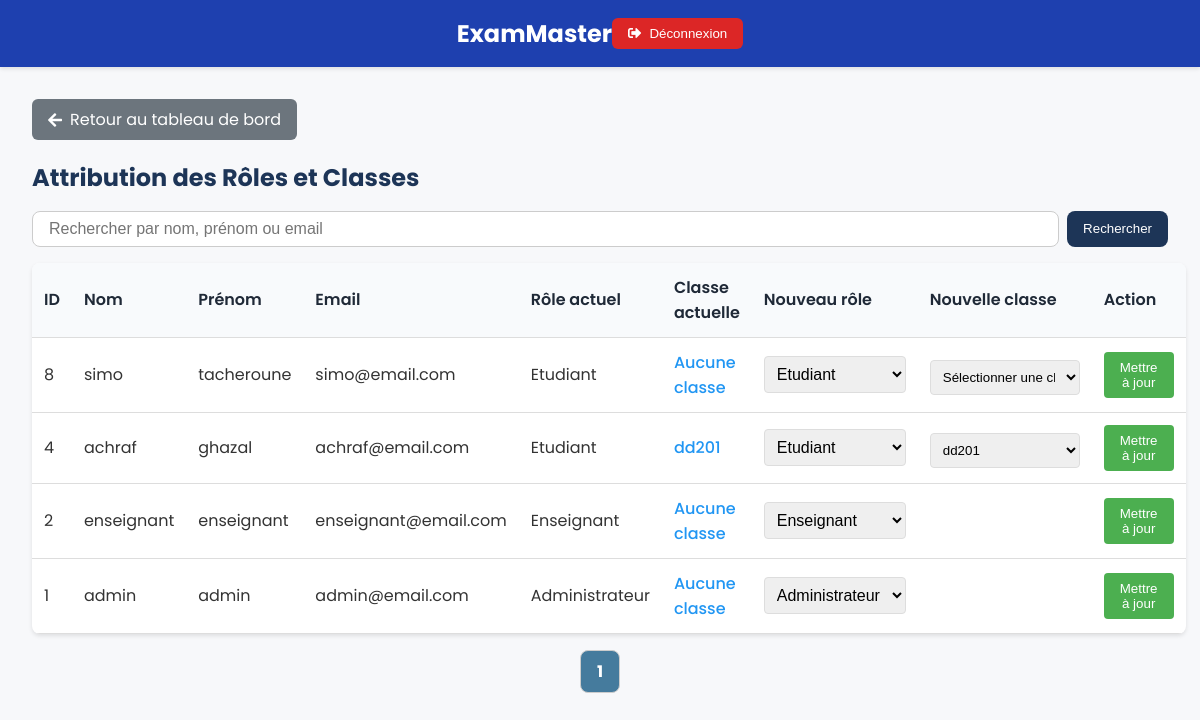
The page /admin/attribuer_role.php (signed in) on the database as committed earlier.
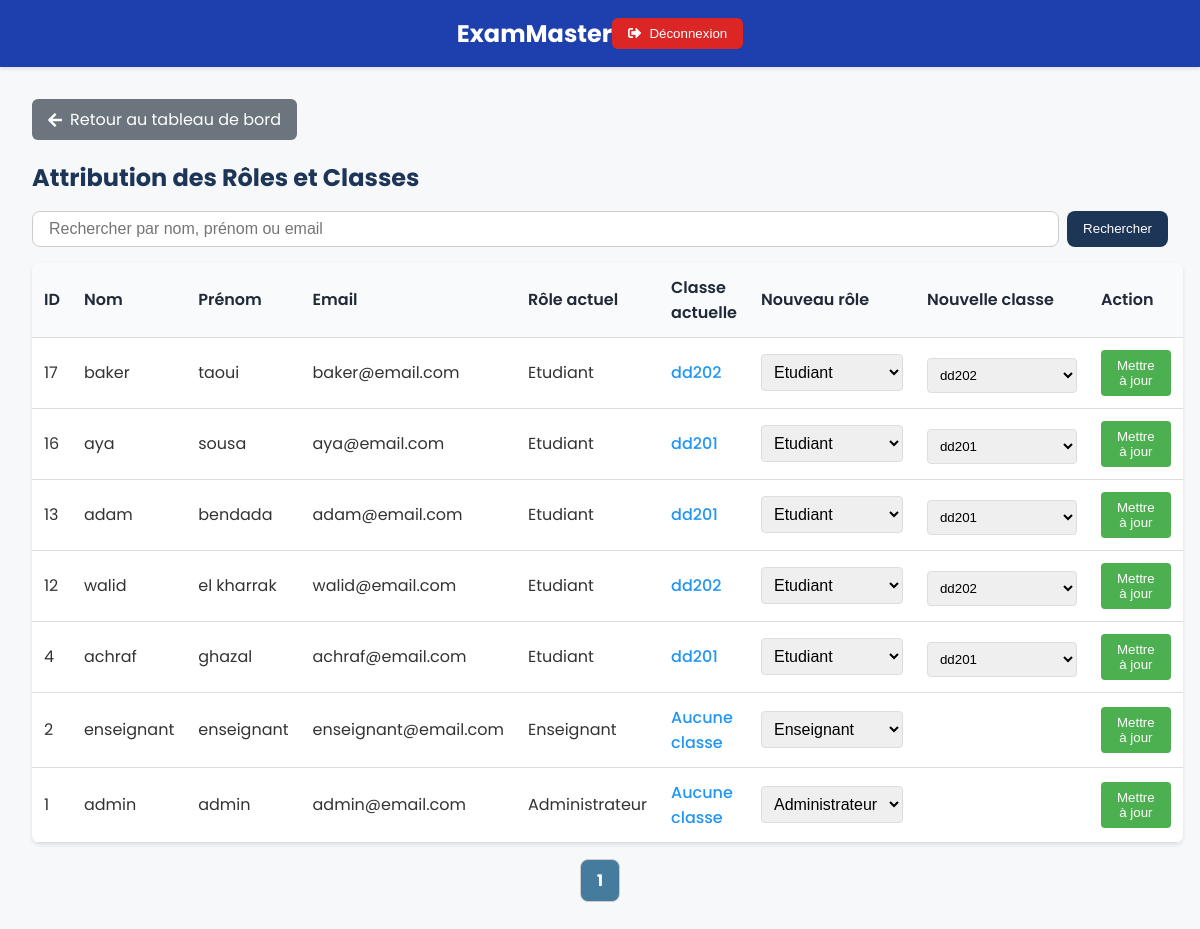
The same page on the database as committed later.
### tables this page shows
CREATE TABLE `users` (
  `id` int(11) NOT NULL,
  `firstname` varchar(100) NOT NULL,
  `lastname` varchar(100) NOT NULL,
  `email` varchar(100) NOT NULL,
  `password` varchar(255) NOT NULL,
  `role` enum('Administrateur','Enseignant','Etudiant') NOT NULL,
  `created_at` timestamp NULL DEFAULT current_timestamp(),
  `updated_at` timestamp NULL DEFAULT current_timestamp() ON UPDATE current_timestamp(),
  `deleted_at` timestamp NULL DEFAULT NULL,
  `status` enum('pending','approved','rejected') DEFAULT NULL
);

### admin/attribuer_role.php (the view, shortened to what the changed rows need)
<?php
require_once '../config/connection.php';
$users_per_page = 10;
$page = isset($_GET['page']) ? (int)$_GET['page'] : 1;
$offset = ($page - 1) * $users_per_page;
$search = isset($_GET['search']) ? $_GET['search'] : '';
$search_condition = '';
$params = [];
$count_query = "SELECT COUNT(*) FROM users u " . $search_condition;
$stmt = $conn->prepare($count_query);
$stmt->execute($params);
$total_users = $stmt->fetchColumn();
$total_pages = ceil($total_users / $users_per_page);
$query = "SELECT u.id, u.firstname, u.lastname, u.email, u.role,
          GROUP_CONCAT(c.name) as class_names, GROUP_CONCAT(c.id) as class_ids
          FROM users u
          LEFT JOIN class_student cs ON u.id = cs.student_id
          LEFT JOIN classes c ON cs.class_id = c.id
          " . $search_condition . "
          GROUP BY u.id
          ORDER BY u.id DESC LIMIT $users_per_page OFFSET $offset";
$stmt = $conn->prepare($query);
$stmt->execute($params);
$users = $stmt->fetchAll(PDO::FETCH_ASSOC);
$classes_query = "SELECT id, name FROM classes WHERE name IN ('dd201', 'dd202') ORDER BY name";
$stmt = $conn->prepare($classes_query);
$stmt->execute();
$classes = $stmt->fetchAll(PDO::FETCH_ASSOC);
?>
<!DOCTYPE html>
<html lang="fr">
<head>
    <link rel="stylesheet" href="../assets/css/attribuer_role.css">
    <link rel="stylesheet" href="https://cdnjs.cloudflare.com/ajax/libs/font-awesome/5.15.4/css/all.min.css">
</head>
<body>
    <div class="container">     <br>
        <div class="role-management">
            <h2>Attribution des Rôles et Classes</h2>
            <table class="role-table">
                <thead>
                    <tr>
                        <th>ID</th>
                        <th>Nom</th>
                        <th>Prénom</th>
                        <th>Email</th>
                        <th>Rôle actuel</th>
                        <th>Classe actuelle</th>
                        <th>Nouveau rôle</th>
                        <th>Nouvelle classe</th>
                        <th>Action</th>
                    </tr>
                </thead>
                <tbody>
                    <?php foreach ($users as $user): ?>
                        <tr>
                            <td><?php echo htmlspecialchars($user['id']); ?></td>
                            <td><?php echo htmlspecialchars($user['firstname']); ?></td>
                            <td><?php echo htmlspecialchars($user['lastname']); ?></td>
                            <td><?php echo htmlspecialchars($user['email']); ?></td>
                            <td><?php echo htmlspecialchars($user['role']); ?></td>
                            <td class="current-class">
                                <?php echo $user['class_names'] ? htmlspecialchars($user['class_names']) : 'Aucune classe'; ?>
                            </td>
                            <td>
                                <form method="POST">
                                    <select name="new_role" class="role-select" onchange="toggleClassSelection(this)">
                                        <option value="Administrateur" <?php echo $user['role'] === 'Administrateur' ? 'selected' : ''; ?>>Administrateur</option>
                                        <option value="Enseignant" <?php echo $user['role'] === 'Enseignant' ? 'selected' : ''; ?>>Enseignant</option>
                                        <option value="Etudiant" <?php echo $user['role'] === 'Etudiant' ? 'selected' : ''; ?>>Etudiant</option>
                                    </select>
                            </td>
                            <td>
                                <div class="class-selection" <?php echo $user['role'] === 'Etudiant' ? 'style="display:block;"' : ''; ?>>
                                    <select name="class" class="class-select">
                                        <option value="">Sélectionner une classe</option>
                                        <?php foreach ($classes as $class): ?>
                                            <option value="<?php echo $class['id']; ?>"
                                                <?php echo (strpos($user['class_ids'] ?? '', (string)$class['id']) !== false) ? 'selected' : ''; ?>>
                                                <?php echo htmlspecialchars($class['name']); ?>
                                            </option>
                                        <?php endforeach; ?>
                                    </select>
                                </div>
                            </td>
                            <td>
                                    <button type="submit" name="update_role" class="update-role-btn">
                                        Mettre à jour
                                    </button>
                            </td>
                        </tr>
                    <?php endforeach; ?>
                </tbody>
            </table>
            <div class="pagination">
                <?php for ($i = 1; $i <= $total_pages; $i++): ?>
                    <a href="?page=<?php echo $i; ?>&search=<?php echo urlencode($search); ?>"
                       class="pagination-btn <?php echo $i === $page ? 'active' : ''; ?>">
                        <?php echo $i; ?>
                    </a>
                <?php endfor; ?>
            </div>
        </div>
    </div>
</body>
</html>

Rows that differ between the two databases and show on the page:
removed users: id "8", firstname "simo", lastname "tacheroune", email "simo@email.com", role "Etudiant", shows "Aucune classe", new_role "Etudiant"
added users: id "17", firstname "baker", lastname "taoui", email "baker@email.com", role "Etudiant", class_names "dd202", new_role "Etudiant", class "dd202"
added users: id "16", firstname "aya", lastname "sousa", email "aya@email.com", role "Etudiant", class_names "dd201", new_role "Etudiant", class "dd201"
added users: id "13", firstname "adam", lastname "bendada", email "adam@email.com", role "Etudiant", class_names "dd201", new_role "Etudiant", class "dd201"
added users: id "12", firstname "walid", lastname "el kharrak", email "walid@email.com", role "Etudiant", class_names "dd202", new_role "Etudiant", class "dd202"
